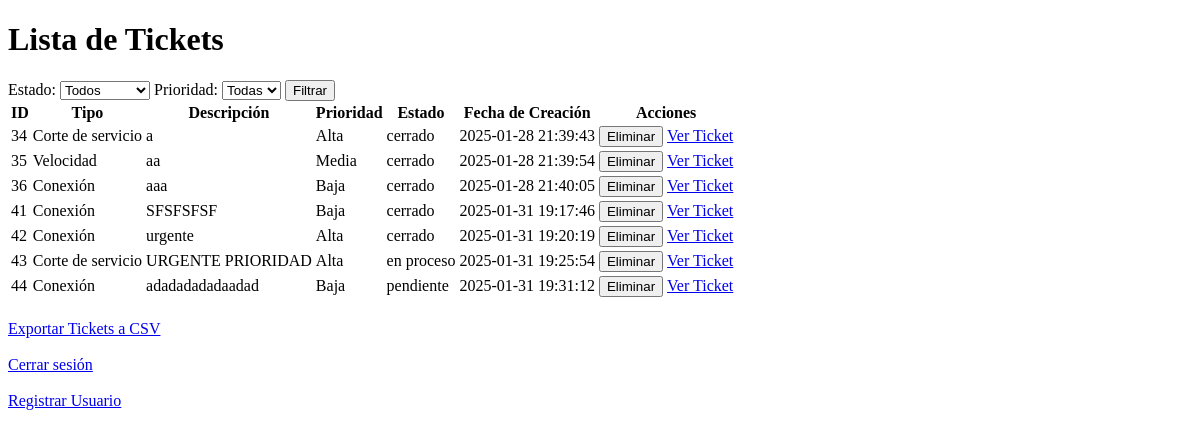
Before: /tickets (signed in) with the older database file.
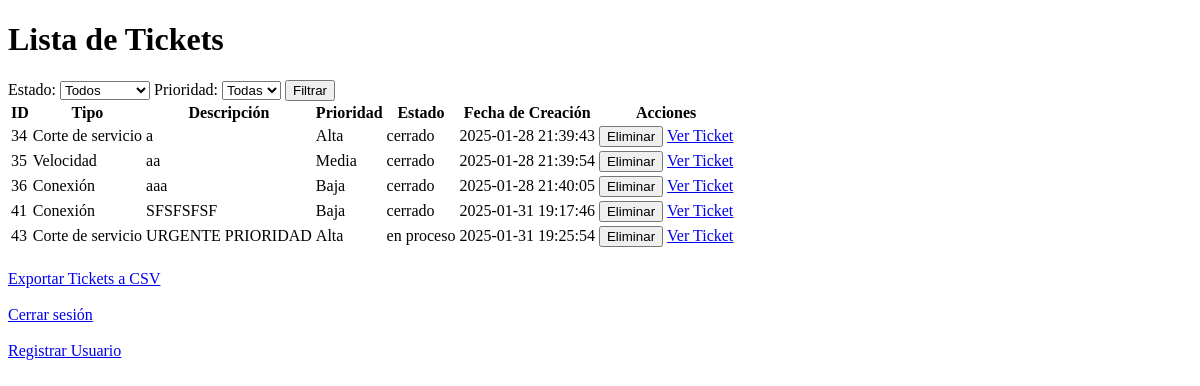
After: the same page with the newer database file.
### tables this page shows
CREATE TABLE tickets (
    id INTEGER PRIMARY KEY AUTOINCREMENT,
    tipo TEXT NOT NULL,
    descripcion TEXT NOT NULL,
    prioridad TEXT NOT NULL,
    fecha_creacion DATETIME DEFAULT CURRENT_TIMESTAMP,
    usuario_creador TEXT NOT NULL,
    notas TEXT,
    archivo TEXT
, usuario_asignado TEXT, estado TEXT DEFAULT 'pendiente');

### app.py (the view)
@app.route('/tickets')
@login_required
def tickets():
    estado = request.args.get('estado')
    prioridad = request.args.get('prioridad')
    query = 'SELECT * FROM tickets WHERE 1=1'
    params = []
    if estado in ['pendiente', 'en proceso', 'cerrado']:
        query += ' AND estado = ?'
        params.append(estado)
    if prioridad in ['Baja', 'Media', 'Alta']:
        query += ' AND prioridad = ?'
        params.append(prioridad)
    conn = get_db_connection()
    tickets = conn.execute(query, params).fetchall()
    conn.close()
    return render_template('tickets.html', tickets=tickets, estado=estado, prioridad=prioridad)

### app.py (called while the page is built)
def get_db_connection():
    conn = sqlite3.connect('database.db', timeout=10)  # Espera hasta 10 segundos si la base de datos está bloqueada
    conn.row_factory = sqlite3.Row
    return conn

@login_manager.user_loader
def load_user(user_id):
    conn = get_db_connection()
    user = conn.execute('SELECT * FROM users WHERE id = ?', (user_id,)).fetchone()
    conn.close()
    if user:
        return User(id=user['id'], username=user['username'], role=user['role'])
    return None

### templates/tickets.html (shortened to what this page needs)
<!DOCTYPE html>
<html lang="es">
<head>
</head>
<body>
    <h1>Lista de Tickets</h1>
    <form action="/tickets" method="GET">
        <label for="estado">Estado:</label>
        <select name="estado" id="estado">
            <option value="" {% if not estado %}selected{% endif %}>Todos</option>
        </select>
        <label for="prioridad">Prioridad:</label>
        <select name="prioridad" id="prioridad">
            <option value="" {% if not prioridad %}selected{% endif %}>Todas</option>
        </select>
        <button type="submit">Filtrar</button>
    </form>
    <table>
        <thead>
            <tr>
                <th>ID</th>
                <th>Tipo</th>
                <th>Descripción</th>
                <th>Prioridad</th>
                <th>Estado</th>
                <th>Fecha de Creación</th>
                <th>Acciones</th>
            </tr>
        </thead>
        <tbody>
            {% for ticket in tickets %}
            <tr>
                <td>{{ ticket['id'] }}</td>
                <td>{{ ticket['tipo'] }}</td>
                <td>{{ ticket['descripcion'] }}</td>
                <td>{{ ticket['prioridad'] }}</td>
                <td>{{ ticket['estado'] }}</td>
                <td>{{ ticket['fecha_creacion'] }}</td>
                <td>
                    {% if current_user.role == 'usittel' %}
                    <form action="/delete-ticket/{{ ticket['id'] }}" method="POST" style="display:inline;">
                        <button type="submit">Eliminar</button>
                    </form>
                    {% endif %}
                    <a href="{{ url_for('view_ticket', id=ticket['id']) }}">Ver Ticket</a>
                </td>
            </tr>
            {% endfor %}
        </tbody>
    </table>
    <div style="margin-top: 20px;">
        <a href="/export-tickets" class="button">Exportar Tickets a CSV</a>
        <br><br>
        <a href="/logout">Cerrar sesión</a>
        <br><br>
        {% if current_user.role == 'usittel' %}
        <a href="{{ url_for('register') }}">Registrar Usuario</a>
        {% endif %}
    </div>
</body>
</html>

Changed rows visible on the page:
removed tickets: id "42", tipo "Conexión", descripcion "urgente", prioridad "Alta", estado "cerrado", fecha_creacion "2025-01-31 19:20:19"
removed tickets: id "44", tipo "Conexión", descripcion "adadadadadaadad", prioridad "Baja", estado "pendiente", fecha_creacion "2025-01-31 19:31:12"
